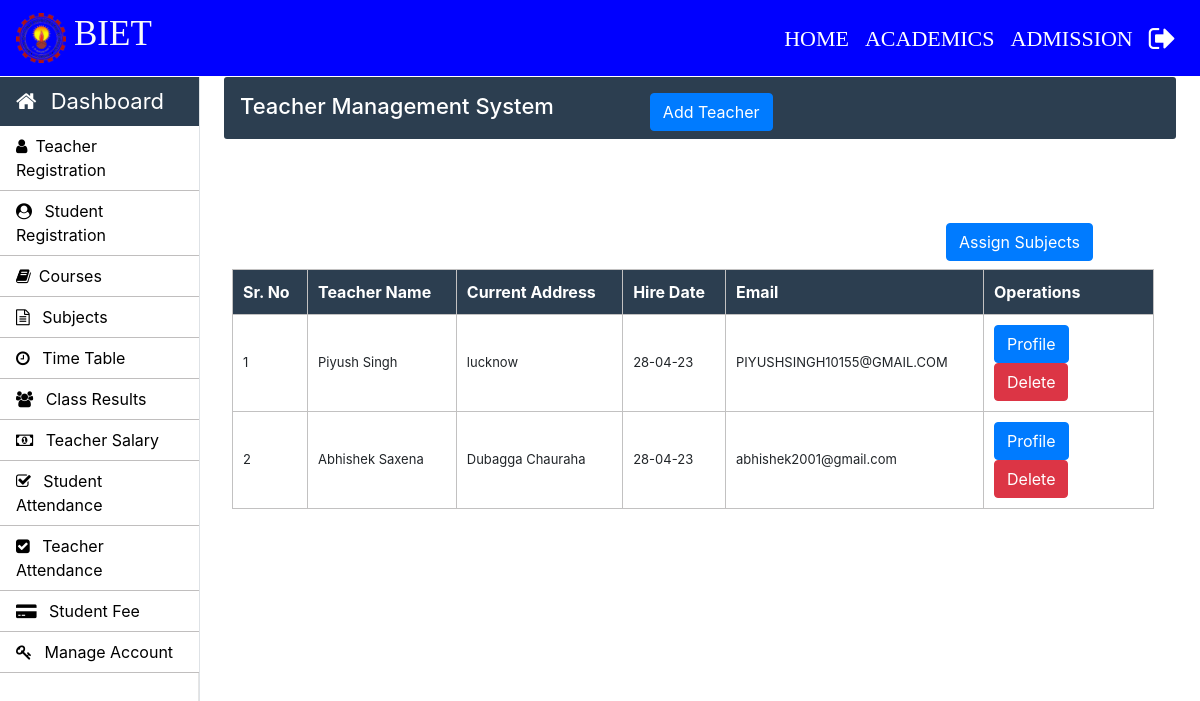
The app's page /Admin/teacher.php (signed in) with its own data.
### tables this page shows
CREATE TABLE `teacher_info` (
  `teacher_id` int(11) NOT NULL,
  `first_name` varchar(30) NOT NULL,
  `middle_name` varchar(30) NOT NULL,
  `last_name` varchar(30) NOT NULL,
  `father_name` varchar(50) NOT NULL,
  `email` varchar(30) NOT NULL,
  `phone_no` varchar(11) NOT NULL,
  `profile_image` blob NOT NULL,
  `teacher_status` varchar(10) NOT NULL,
  `application_status` varchar(10) NOT NULL,
  `cnic` varchar(15) NOT NULL,
  `dob` varchar(15) NOT NULL,
  `other_phone` int(11) NOT NULL,
  `gender` varchar(10) NOT NULL,
  `permanent_address` varchar(100) NOT NULL,
  `current_address` varchar(100) NOT NULL,
  `place_of_birth` varchar(50) NOT NULL,
  `matric_complition_date` varchar(10) NOT NULL,
  `matric_awarded_date` varchar(10) NOT NULL,
  `matric_certificate` varchar(100) NOT NULL,
  `fa_complition_date` varchar(10) NOT NULL,
  `fa_awarded_date` varchar(10) NOT NULL,
  `fa_certificate` varchar(100) NOT NULL,
  `ba_complition_date` varchar(10) NOT NULL,
  `ba_awarded_date` varchar(10) NOT NULL,
  `ba_certificate` varchar(100) NOT NULL,
  `ma_complition_date` varchar(10) NOT NULL,
  `ma_awarded_date` varchar(100) NOT NULL,
  `ma_certificate` varchar(101) NOT NULL,
  `last_qualification` varchar(20) NOT NULL,
  `state` varchar(20) NOT NULL,
  `hire_date` varchar(10) NOT NULL,
  `status` int(10) NOT NULL DEFAULT 1
);

### Admin/teacher.php (the view, shortened to what this page needs)
<?php
		require_once "../connection/connection.php";
	?>
<!doctype html>
<html lang="en">
	<head>
	</head>
	<body>
		<?php include('../common/common-header.php') ?>
		<?php include('../common/admin-sidebar.php') ?>
		<main role="main" class="col-xl-10 col-lg-9 col-md-8 ml-sm-auto px-md-4 mb-2 w-100">
			<div class="sub-main">
				<div class="text-center d-flex flex-wrap flex-md-nowrap pt-3 pb-2 mb-3 text-white admin-dashboard pl-3">
					<div class="d-flex">
						<h4 class="mr-5">Teacher Management System </h4>
						<button type="button" class="btn btn-primary ml-5" data-toggle="modal" data-target=".bd-example-modal-lg">Add Teacher</button>
					</div>
				</div>
				<div class="row w-100">
				</div>
				<div class="row w-100">
					<div class="col-md-12 ml-2">
						<section class="mt-3">
							<div class="row">
								<div class="col-md-3 offset-9 pt-5 mb-2">
									<button type="button" class="btn btn-primary" data-toggle="modal" data-target=".bd-example-modal-lg1">Assign Subjects</button>
								</div>
							</div>
							<table class="w-100 table-elements mb-5 table-three-tr" cellpadding="10">
								<tr class="table-tr-head table-three text-white">
									<th>Sr. No</th>
									<th>Teacher Name</th>
									<th>Current Address</th>
									<th>Hire Date</th>
									<th>Email</th>
									<th>Operations</th>
								</tr>
								<?php
								$query="select teacher_id,first_name,middle_name,last_name,current_address,ma_certificate,hire_date,email from teacher_info where status = 1";
								$run=mysqli_query($con,$query);
								$i = 0;
								while($row=mysqli_fetch_array($run)) {
									echo "<tr>";
									echo "<td>".(++$i)."</td>";
									echo "<td>".$row["first_name"]." ".$row["middle_name"]." ".$row["last_name"]."</td>";
									echo "<td>".$row["current_address"]."</td>";
									echo "<td>".$row["hire_date"]."</td>";
									echo "<td>".$row["email"]."</td>";
									echo	"<td width='170'><a class='btn btn-primary' href=display-teacher.php?teacher_id=".$row['teacher_id'].">Profile</a> <a class='btn btn-danger'  onclick='return confirm(\"Are you sure?\")' href=delete-function.php?teacher_id=".$row['teacher_id'].">Delete</a></td>";
									echo "</tr>";
								}
								?>
							</table>
						</section>
					</div>
				</div>
			</div>
		</main>
	</body>
</html>

### Css/style.css (style rules this page uses)
h4 { font-size: 22px; }
.admin-dashboard { margin-top: 1px !important; background: #2c3e50 !important; border-radius: 3px; }
.table-elements tr, td, th { font-size: 13px; border: 1px solid rgb(194, 193, 193); padding-left: 10px !important; }
.table-three { background: #2c3e50 !important; }
.table-tr-head { height: 45px !important; padding: 10px !important; margin-top: 5px !important; }
.table-font-for-transcript td, th { font-size: 16px !important; }

### records on screen
teacher_info: first_name "Piyush", last_name "Singh", current_address "lucknow", hire_date "28-04-23", email "PIYUSHSINGH10155@GMAIL.COM"
teacher_info: first_name "Abhishek", last_name "Saxena", current_address "Dubagga Chauraha", hire_date "28-04-23", email "abhishek2001@gmail.com"
